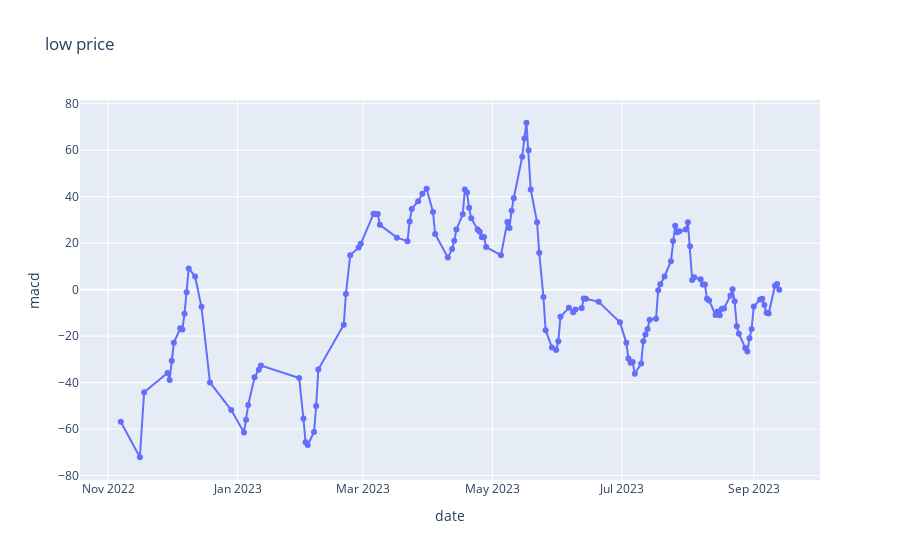

Write notebook code for a chart like this one.
### Code cell
# df = px.data.gapminder().query("continent=='Oceania'")

fig = px.line(indicators, x="date", y="macd",  title="low price")
fig.update_traces(mode="markers+lines", hovertemplate=None)
fig.update_layout(hovermode="x unified")

fig.show()

### Figure 1 — Plotly figure (JSON) as saved in the notebook; plotly's stock layout.template omitted (floating-point values rounded to 4 significant figures; data arrays with more than 128 entries replaced by an {"elided": "..."} marker saying what was removed)
{"data": [{"legendgroup": "", "line": {"color": "#636efa", "dash": "solid"}, "marker": {"symbol": "circle"}, "mode": "markers+lines", "name": "", "orientation": "v", "showlegend": false, "type": "scatter", "x": {"elided": "139 str values"}, "xaxis": "x", "y": {"elided": "139 float values"}, "yaxis": "y"}], "layout": {"hovermode": "x unified", "legend": {"tracegroupgap": 0}, "title": {"text": "low price"}, "xaxis": {"anchor": "y", "domain": [0, 1], "title": {"text": "date"}}, "yaxis": {"anchor": "x", "domain": [0, 1], "title": {"text": "macd"}}}}
